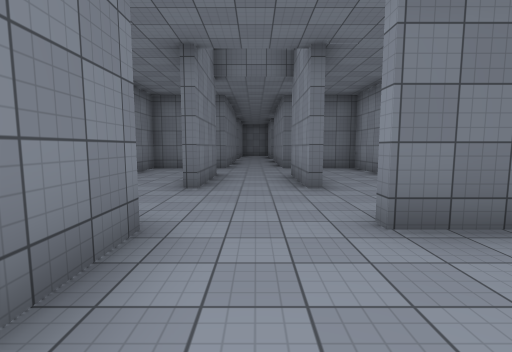
[1] (above)

24 first-person views from a walk through a Unity game level. The camera is 1.5 m above the floor, tilts 6° down and sees 85° across. Doors are open. The floor is counted in squares, 2 m on a side. Each view is taken from the middle of a square. On the plan, view 1 faces up. The plan holds only what a view shows up to about 10 squares ahead; the rest is blank. The place goes on beyond the plan. Surface patterns are stand-ins for the level's own textures.

[2]
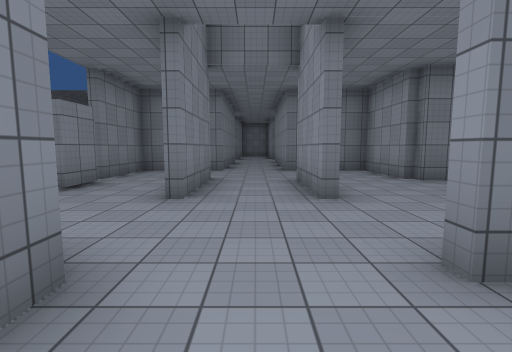

[3]
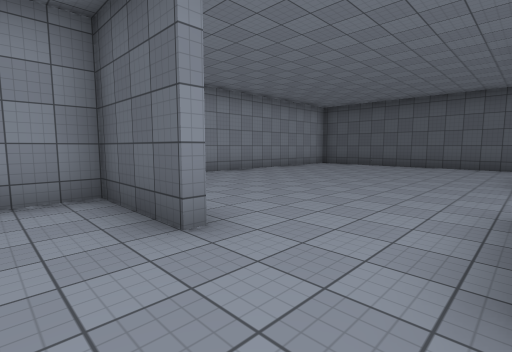

[4]
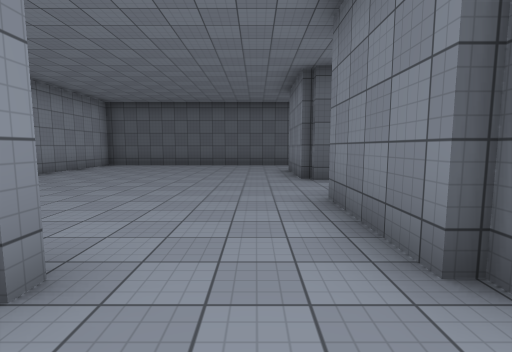

[5]
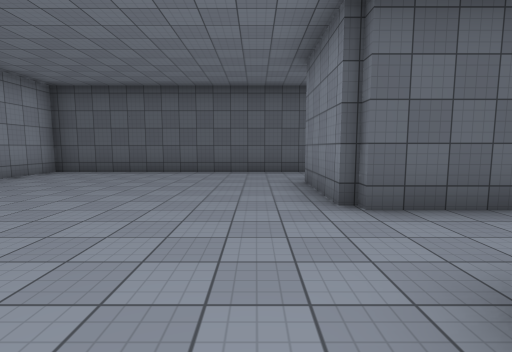

[6]
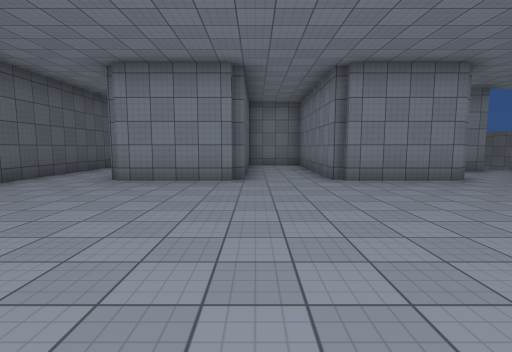

[7]
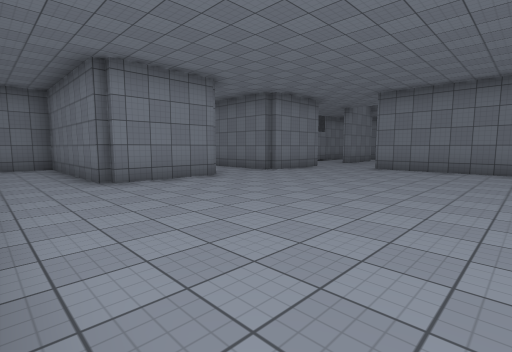

[8]
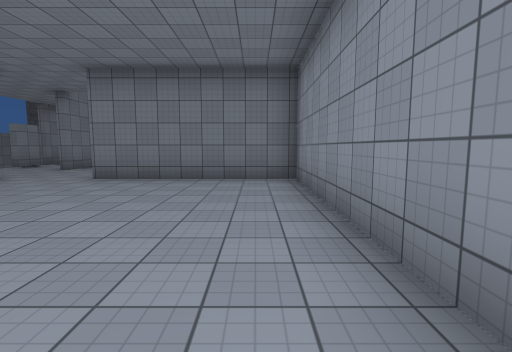

[9]
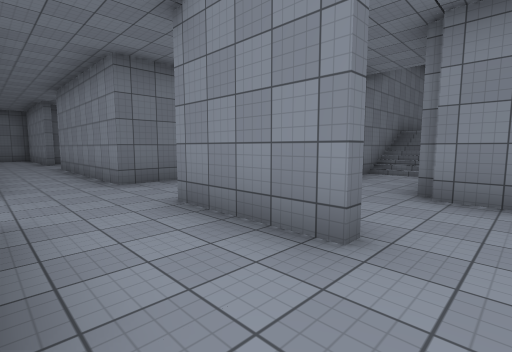

[10]
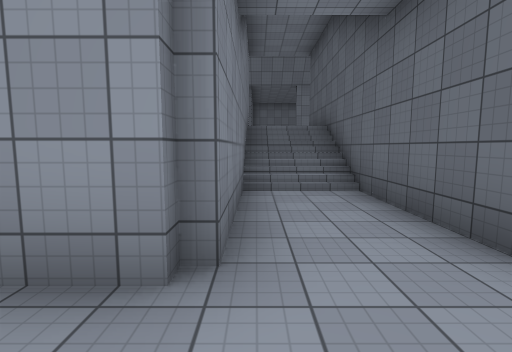

[11]
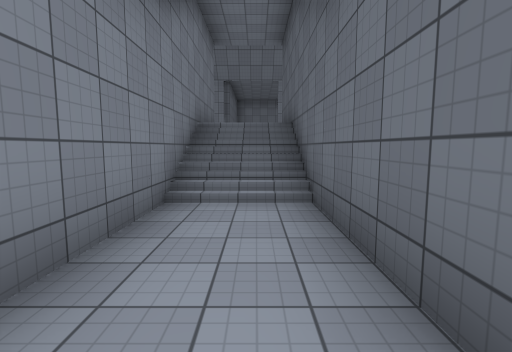

[12]
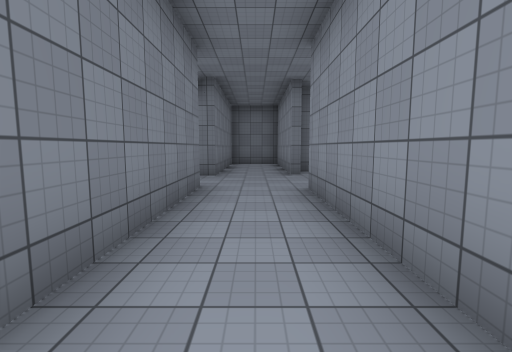

[13]
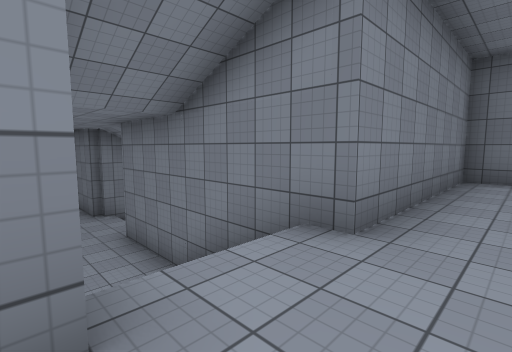

[14]
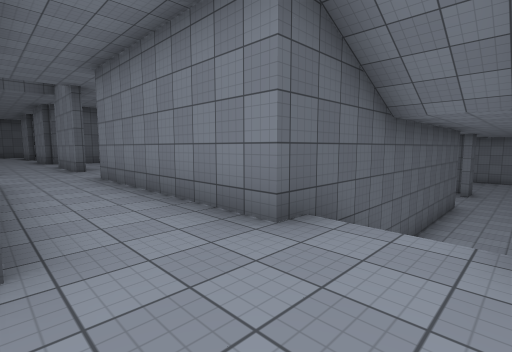

[15]
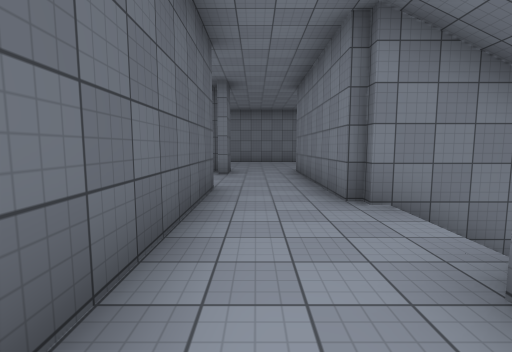

[16]
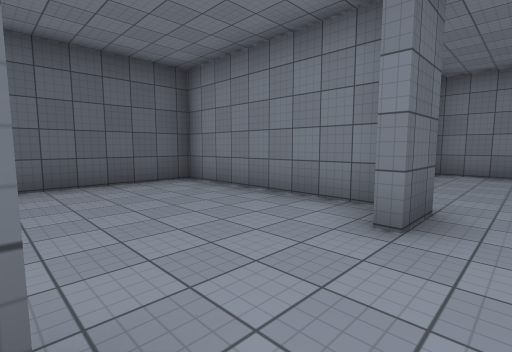

[17]
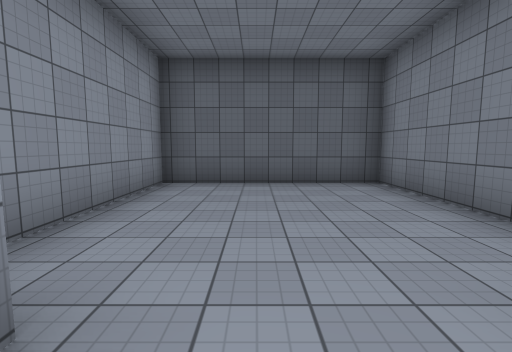

[18]
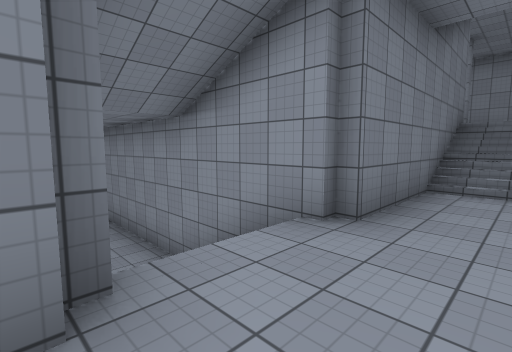

[19]
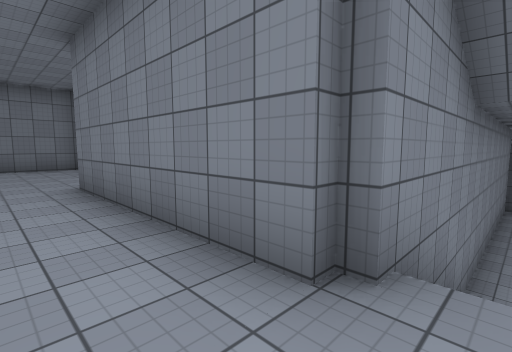

[20]
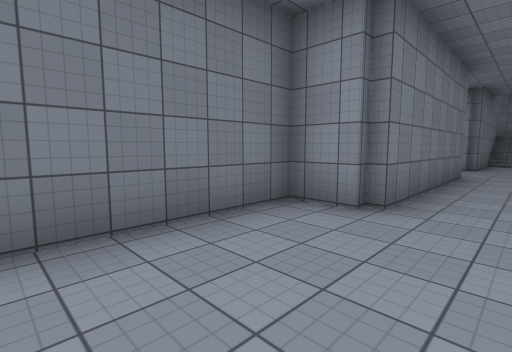

[21]
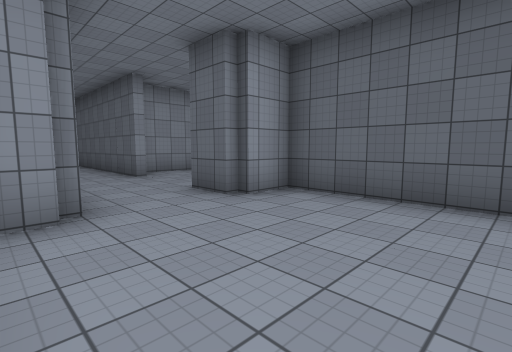

[22]
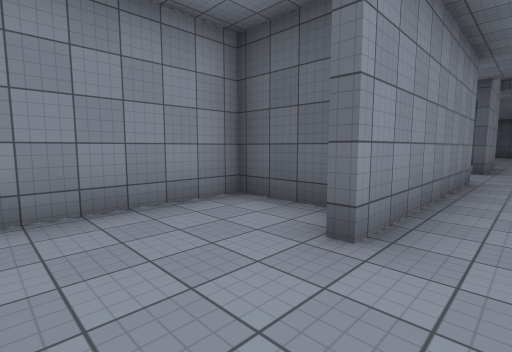

[23]
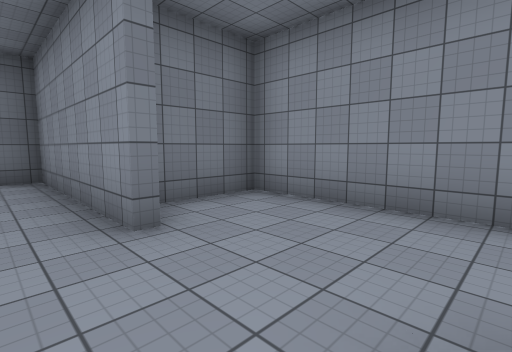

[24]
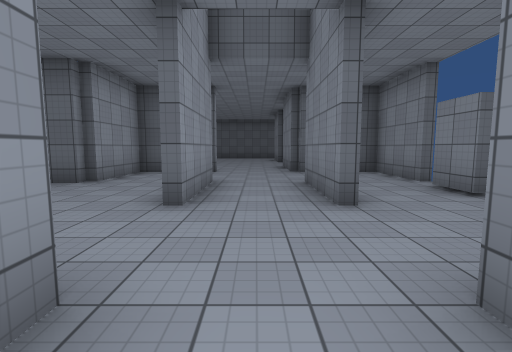

### Floor plan
Key: @ floor where view 1 was taken; # wall or solid block; . main floor; - floor 2.5 m lower than the main floor; _ floor 3 m lower than the main floor; < floor 5 m lower than the main floor; / step, stairs or slope; D open door.
Columns run from 17 left of view 1 to 12 right of it. Each row starts with its distance up from view 1.
 25         #
 24         #<<#
 23         #<<#    ###
 22         #<<#    #.#
 21         #<<#    #.#
 20         #  #    #.#
 19 #####   #  #    #.####
 18 ----#####__######.#..#
 17 ---D----DDD---//.....#
 16 ---D----------//.....#
 15 ---D#DDD#########....#
 14 ####----#       #.####
 13    #----#       #.#
 12    #----#       #.#
 11    #----#       #.#
 10    ######    ####.####
  9              #.......#
  8              #.......#######
  7              D..#.#.DD..//
  6              D..#.#..D..//   D
  5              D..#.#.DD######DD
  4              #.......#
  3              #..DDD#####
  2              ###DDD....#
  1                 #......#
  0             ####D@.....#
 -1             ....D......#
 -2             ....D......#
 -3             #####......#
 -4                 #......#
 -5            #####D......#
 -6            #....D......#
 -7             ....D......#
 -8             ############

Positions as (right, up) in squares from view 1, and headings:
1: (0, 0), facing up
2: (0, 1), facing up
3: (-1, 4), facing down-right
4: (0, 4), facing down
5: (0, 1), facing down
6: (5, -2), facing left
7: (5, -7), facing up-left
8: (5, -4), facing up
9: (-1, 4), facing up-right
10: (2, 7), facing right
11: (3, 6), facing right
12: (0, 10), facing up
13: (0, 15), facing up-left
14: (1, 17), facing down-left
15: (-5, 16), facing left
16: (-10, 16), facing down-left
17: (-11, 16), facing down
18: (-9, 16), facing up-right
19: (-8, 16), facing up-left
20: (-17, 16), facing up-right
21: (-17, 18), facing down-right
22: (0, 17), facing down-right
23: (0, 15), facing up-right
24: (0, 11), facing down
